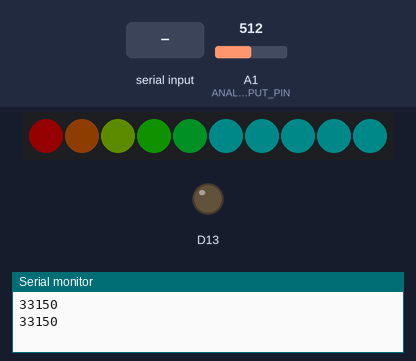
Bench run of a sketch on a simulated Adafruit Circuit Playground Express. Shown: 10 RGB LEDs in strip order, left to right, output pins drawn as LEDs (lit = HIGH), the last lines printed to the serial monitor. The test bench sets the inputs (shaded band); at power-on: A1 (ANALOG_INPUT_PIN) = 512. Dim RGB values are drawn brighter than linear.

Above: at 1.8 s.
1.9 s: "90,45\n" received over Serial
At 3.2 s:
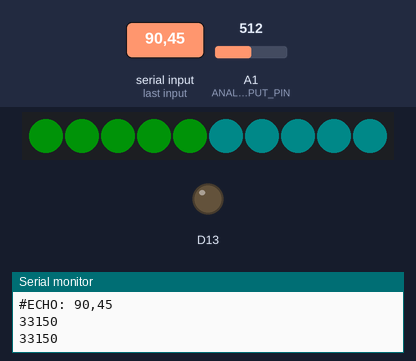
3.5 s: A1 (ANALOG_INPUT_PIN) set to 716
At 4.8 s:
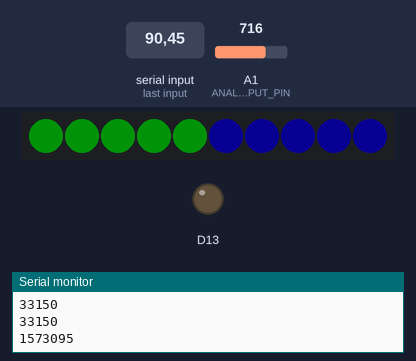
5.5 s: "5\n" received over Serial
At 6.6 s:
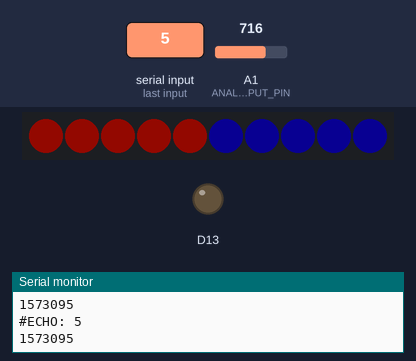
7.5 s: A1 (ANALOG_INPUT_PIN) set to 900
At 9.2 s:
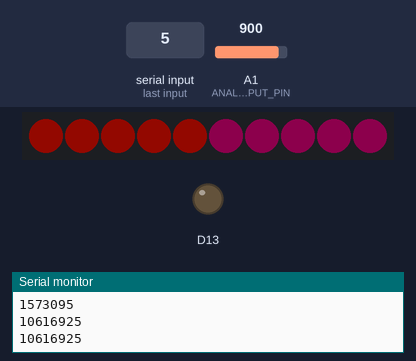
9.5 s: "30,150\n" received over Serial
11.5 s: "90\n" received over Serial
At 12.9 s:
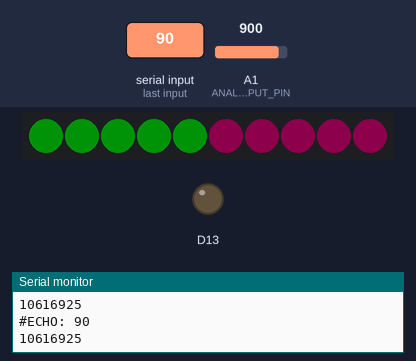
Timing chart, 0 to 14.5 s (numbered marks = the images above; inputs shaded):
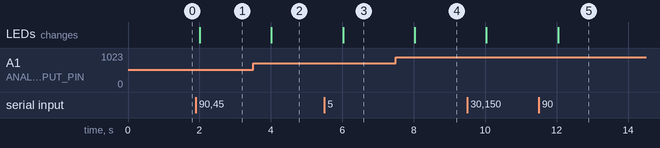

Measured:
- after the input at 1.9 s, the LEDs: change after 0.11 s (image 1)
- after the input at 3.5 s, the LEDs: change after 0.52 s (image 2)
- after the input at 5.5 s, the LEDs: change after 0.52 s (image 3)
- after the input at 7.5 s, the LEDs: change after 0.53 s (image 4)
- after the input at 11.5 s, the LEDs: change after 0.54 s (image 5)

The sketch:

CpxColorIO.ino
```cpp
/**
  This example receives an integer value (as a text string) delimited by a return character '\n',
  converts the text into an integer, and uses this to set the color of the Circuit Playground
  Express (CPX) built-in NeoPixels.

  While this example will work with any Serial program, I wrote it to demonstrate the
  Serial API for web browsers (currently only works with Chrome). This new API allows
  developers to write JavaScript code in a web browser to read/write data over the serial
  port, including to devices like Arduino.

  By Jon E. Froehlich
  @jonfroehlich
  http://makeabilitylab.io

*/
#include <Adafruit_CircuitPlayground.h> // Library ref: https://caternuson.github.io/Adafruit_CircuitPlayground/

const int NUM_NEO_PIXELS = 10;
const int BAUD_RATE = 9600;
const boolean SERIAL_ECHO = true; // if true, echos data received from serial back out on serial
const int ANALOG_INPUT_PIN = A1;

void setup() {
  CircuitPlayground.begin();
  Serial.begin(BAUD_RATE);

  // Set colors into a pretty state. This just lets us know that the program is running
  // and we are waiting for serial data
  for (int i = 0; i < NUM_NEO_PIXELS; i++) {
    // color wheel is a hue color wheel from 0 to 255
    int wheelPosition = map(i, 0, NUM_NEO_PIXELS, 0, 255);

    // convert to a 24-bit RGB color val
    // https://caternuson.github.io/Adafruit_CircuitPlayground/colorWheel.html
    int colorWheelVal = CircuitPlayground.colorWheel(wheelPosition);
    CircuitPlayground.setPixelColor(i, colorWheelVal);
  }
}

void loop() {
  // Read the serial data
  if (Serial.available() > 0) {
    String s1 = Serial.readStringUntil('\n');// s1 is String type variable.

    if(SERIAL_ECHO){
      // Send data back out on serial port for debugging
      Serial.print("#ECHO: ");
      Serial.println(s1);
    }

    int serialInputVal = s1.toInt();

    // We expect a value between 0 and 255 (just make sure)
    serialInputVal = constrain(serialInputVal, 0, 255); // make sure we contrain to 0, 255

    // Convert the val into a RGB color using the colorWheel function
    // See: https://caternuson.github.io/Adafruit_CircuitPlayground/colorWheel.html
    int colorWheelVal = CircuitPlayground.colorWheel(serialInputVal);

    // Loop through the first 5 (of 10) neopixels and set them
    // to the value read in from serial input
    for (int i = 0; i < 5; i++) {
      CircuitPlayground.setPixelColor(i, colorWheelVal);
    }
  }

  // Read the analog input
  int analogVal = analogRead(ANALOG_INPUT_PIN);
  int wheelPosition = map(analogVal, 0, 1023, 0, 255);
  int colorVal24BitRgb = CircuitPlayground.colorWheel(wheelPosition);
  // Loop through the last 5 (of 10) neopixels and set them
  // to the value read in from serial input
  for (int i = 5; i < 10; i++) {
    CircuitPlayground.setPixelColor(i, colorVal24BitRgb);
  }
  Serial.println(colorVal24BitRgb);

  // Send values once per secon
  delay(1000);
}
```
